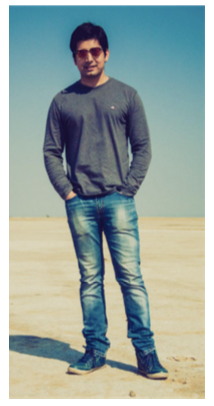
#> input picture shape_dir/Capture d’écran 2020-10-31 à 21.18.49.png, 214 x 406 px, found by its file name; its folder holds 2 pictures in this run
$ jupyter execute --allow-errors Fuzzy_models.ipynb   (shell and % lines are left out)
#> lines starting #> are read from the running program, lines starting #| are printed output that depends on the picture
<a href="https://colab.research.google.com/github/clementsiegrist/reco_formes/blob/main/Fuzzy_models.ipynb" target="_parent"></a>

**Import necessary libraries**

[cell 1]
from reco_formes import anfis
import fuzzylite as fl
import skfuzzy as fuzz
import numpy as np
import pandas as pd
import matplotlib.pyplot as plt
import cv2
import PIL
import warnings
warnings.filterwarnings('ignore')
from pylab import rcParams
import matplotlib.pyplot as plt
from matplotlib import rc

# **I. Brief visualization of some fuzzy membership functions**

Introducing scikit-fuzzy library and visualize a simple Fuzzy OR (Lukasiewicz T-conorm) rule based on two triangular membership functions.

Lukasiewicz T-cornom : W*(a,b)=min(1,a+b)

[cell 2]
# Defining numpy array
x_qual = np.arange(0, 11, 1)

# Defining the numpy array for Traingular membership functions
#> (the rest of this cell did not finish here and is left out)

# **II. Fuzzy-Cmeans**

**II. A Fuzzy-Cmeans on a greyscale image**

[cell 3]
import os
import cv2
import time
import numpy as np
import matplotlib.pyplot as plt
from reco_formes.clustering import cmeans
import matplotlib as mlp

The function fuzzy_cmeansgrey() calls the function cmeans from reco_formes/clustering and return the centers coordinate as well as the membership function, based on which we plot our results.

[cell 4]
def change_color_fuzzycmeans(cluster_membership, clusters):

    img = []
    for pix in cluster_membership.T:
        img.append(clusters[np.argmax(pix)])
    return img


def read_image(path):

#> called with path = '/content/reco_formes/shape_dir'
    folder = path
    list_images = os.listdir(folder)
    list_img = []
    for i in list_images:
        img = cv2.imread(os.path.join(folder, i))
#> img is the input picture: shape (406, 214, 3); mean B, G, R 161.6, 166.4, 152.6
        img = cv2.cvtColor(img, cv2.COLOR_BGR2GRAY)
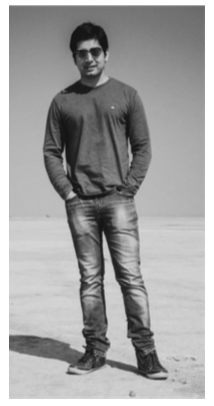
#> img: shape (406, 214); min 19, max 255, mean 161.7
        rgb_img = img.reshape((img.shape[0] * img.shape[1], 1))
        list_img.append(rgb_img)
#> pass 2 of the loop in read_image, `for i in list_images:`:
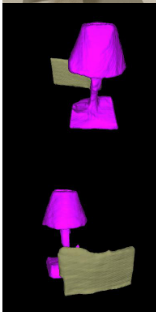
#> input picture shape_dir/Capture d’écran 2020-12-16 à 18.06.47.png, 156 x 312 px, found by its file name
#> in read_image, img is the input picture: shape (312, 156, 3); mean B, G, R 39.3, 17.5, 39.5
#> in read_image, `img = cv2.cvtColor(img, cv2.COLOR_BGR2GRAY)`:
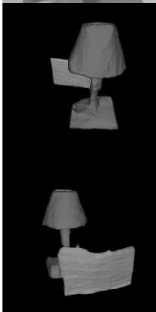
#> img: shape (312, 156); min 0, max 255, mean 26.6

    return list_img, img.shape

def fuzzy_cmeansgrey(path, n_clusters):

    # Iterates over each image
    list_img, shape = read_image(path)
#> list_img = 2 items; shape = (312, 156)
    n_data = len(list_img)
#> n_data = 2
    clusters = n_clusters
    for index, rgb_img in enumerate(list_img):

        # Iterates over each number of clusters
        for i, num_cluster in enumerate(clusters):
            print('-----------------------------------------------------------')
            print('         Image ' + str(i + 1) + '          Nb Clusters :' +' '+ str(num_cluster))
            centers, u_fonc, u_fonc0, distance, hist, num_iter, fuzzy_part_coeff = cmeans(
                rgb_img.T, num_cluster, 2, error=0.05, maxiter=10000, init=None, seed=42)

            new_img = change_color_fuzzycmeans(u_fonc, centers)
            new_img = np.reshape(new_img, shape).astype(np.uint8)

            # Create plot
            fig, axs = plt.subplots(1, 2, figsize=(5, 5))
            axs[0].imshow(np.reshape(rgb_img, shape), cmap='gray')
            axs[1].imshow(new_img, cmap='gray')
            plt.tight_layout()
            plt.show()
#> this loop made 1 pass
#| -----------------------------------------------------------
#|          Image 1          Nb Clusters : 2

[cell 5]
fuzzy_cmeansgrey('/content/reco_formes/shape_dir', [2, 4, 6, 8, 10, 12])
#> (the call stopped at in fuzzy_cmeansgrey, `centers, u_fonc, u_fonc0, distance, hist, num_iter, fuzzy_part_coeff =..`: reco_formes is not available in this run)

**II. B Fuzzy-Cmeans on a RGB image**

The function fuzzy_cmeansRGB() calls the function cmeans from reco_formes/clustering and return the centers coordinate as well as the membership function, based on which we plot our results.

[cell 6]
def readimage_3D(path):

#> called with path = '/content/reco_formes/shape_dir'
    folder = path
    list_images = os.listdir(folder)
    print(list_images)
    list_img = []
    for i in list_images:
        img = cv2.imread(os.path.join(folder, i))
        rgb_img = img.reshape((img.shape[0] * img.shape[1], 3))
        list_img.append(rgb_img)
#> pass 2 of the loop in readimage_3D, `for i in list_images:`:

    return list_img, img.shape

def fuzzy_cmeansRGB(path, n_clusters):

    list_img, shape = readimage_3D(path)
#> list_img = 2 items; shape = (312, 156, 3)
    n_data = len(list_img)
#> n_data = 2
    num_clusters = n_clusters

    # Iterates over previously loaded images
    for index, rgb_img in enumerate(list_img):
        img = np.reshape(rgb_img, shape).astype(np.uint8)

        # Iterate over each cluster
        for i, num_clusters in enumerate(num_clusters):
            print('-----------------------------------------------------------')
            print('         Image ' + str(index + 1) + '          Nb Clusters :' +' '+ str(num_clusters))
            centers, u_fonc, u_fonc0, distance, hist, num_iter, fuzzy_part_coeff = cmeans(
                rgb_img.T, num_clusters, 2, error=0.05, maxiter=10000, init=None, seed=42)

            # Change each pixel color according
            new_img = change_color_fuzzycmeans(u_fonc, centers)
            new_img = np.reshape(new_img,shape).astype(np.uint8)

            # Create plot
            fig, axs = plt.subplots(1, 2, figsize=(5, 5))
            axs[0].imshow(np.reshape(rgb_img, shape))
            axs[1].imshow(new_img, cmap='gray')
            plt.tight_layout()
            plt.show()

#> (a cell that did not finish here is left out)

**II. C Fuzzy-CMeans with fcmeans library**

Implement the Fuzzy CMeans with 10 clusters algorithm proposed in [1] and see the results and compare it to the previous results of the 10 clusters Fuzzy CMeans.

[1] M. C. Nwadiugwu (2020) Gene-Based Clustering Algorithms: Comparison Between Denclue, Fuzzy-C, and BIRCH, Bioformatics and Biology Insights, Sage Journals.
https://github.com/omadson/fuzzy-c-means/blob/master/examples/01%20-%20Colour%20quantization.ipynb

[cell 8]
import numpy as np
from PIL import Image
from fcmeans import FCM

[cell 9]
# Getting and rescaling the image
image = Image.open('/content/reco_formes/shape_dir/Capture d’écran 2020-10-31 à 21.18.49.png')          # read image (oarsman at https://omadson.github.io/photos/)
N, M = image.size                                  # get the number of columns (N) and rows (M)
#> N = 214; M = 406
image

[cell 10]
# Transforming image into a data set
X = np.asarray(image).reshape(N*M, 4)
print(X.shape)
#| (86884, 4)
